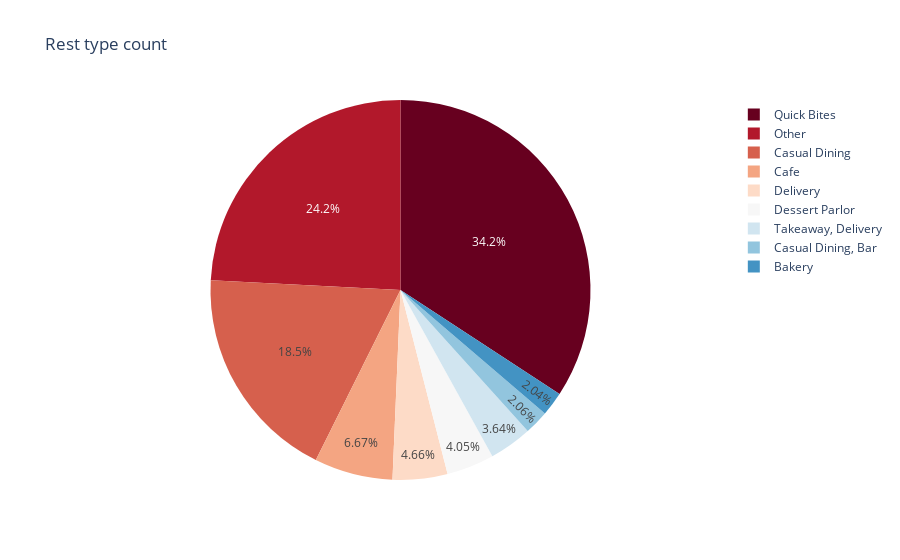

Write notebook code for a chart like this one.
### Code cell
px.pie(df_rest, values='count', names=df_rest.index, 
       title='Rest type count', 
       color_discrete_sequence=px.colors.sequential.RdBu)

### Figure 1 — Plotly figure (JSON) as saved in the notebook; plotly's stock layout.template omitted (floating-point values rounded to 4 significant figures)
{"data": [{"domain": {"x": [0, 1], "y": [0, 1]}, "hovertemplate": "rest_type=%{label}<br>count=%{value}<extra></extra>", "labels": ["Quick Bites", "Other", "Casual Dining", "Cafe", "Delivery", "Dessert Parlor", "Takeaway, Delivery", "Casual Dining, Bar", "Bakery"], "legendgroup": "", "name": "", "showlegend": true, "type": "pie", "values": [19132, 13518, 10330, 3732, 2607, 2263, 2037, 1154, 1141]}], "layout": {"legend": {"tracegroupgap": 0}, "piecolorway": ["rgb(103,0,31)", "rgb(178,24,43)", "rgb(214,96,77)", "rgb(244,165,130)", "rgb(253,219,199)", "rgb(247,247,247)", "rgb(209,229,240)", "rgb(146,197,222)", "rgb(67,147,195)", "rgb(33,102,172)", "rgb(5,48,97)"], "title": {"text": "Rest type count"}}}
